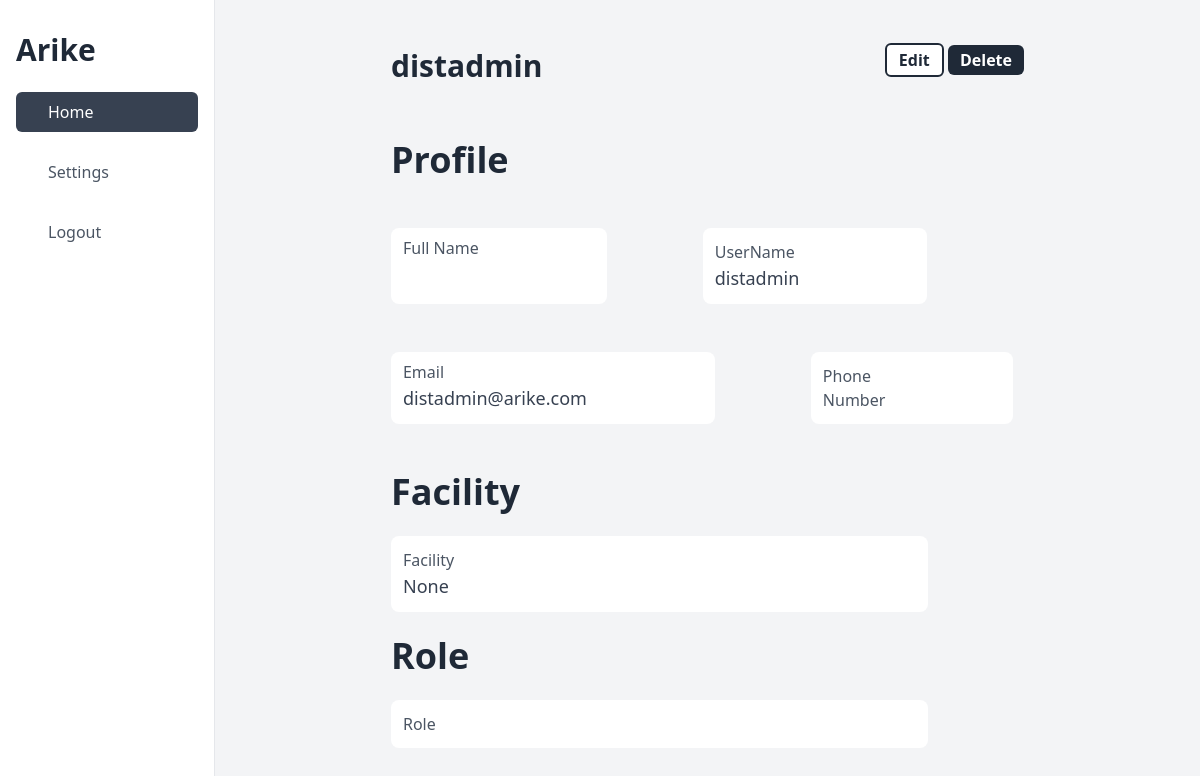
The app's page /detail/user/1, older data.
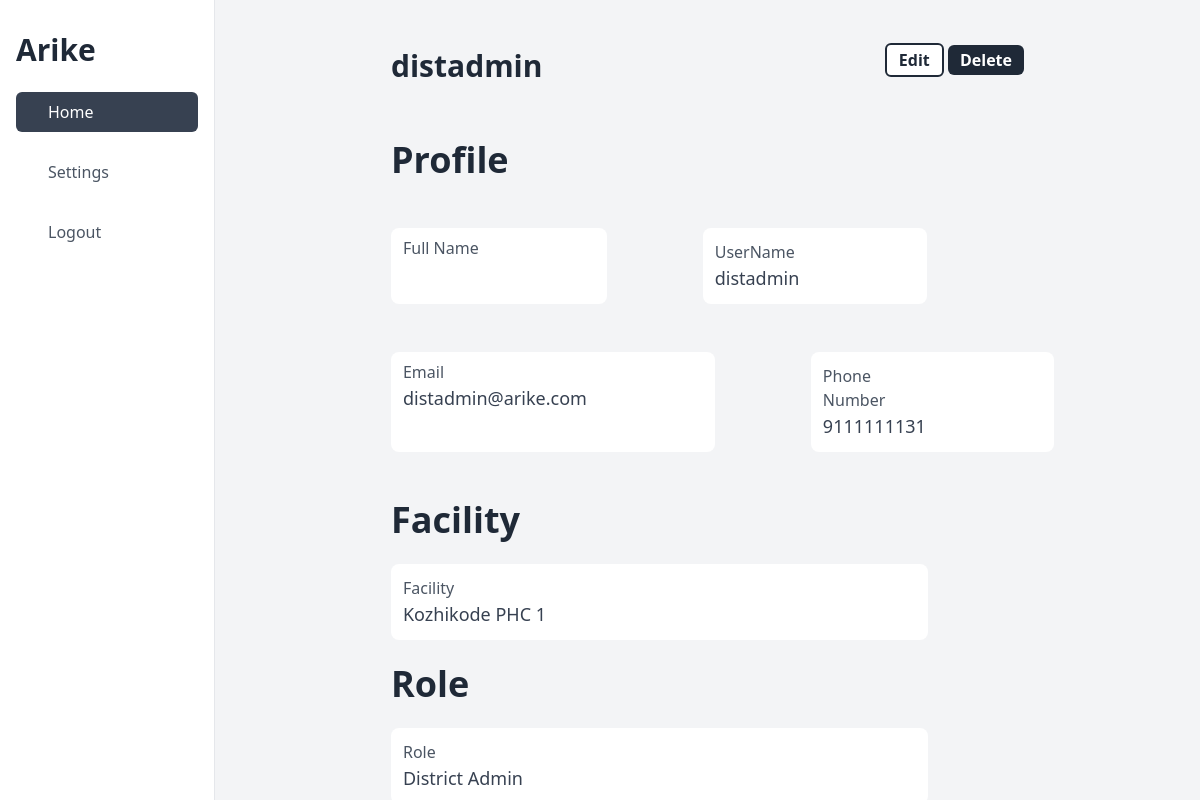
The same page, newer data.
### apps/models.py (models this page shows, shortened)
class CustomUser(AbstractUser):
    full_name = models.CharField(max_length=150, blank=True)
    role = models.CharField(choices=USER_ROLES, max_length=20, blank=False)
    phone = models.CharField(max_length=14, validators=[phone_number_regex])
    is_verified = models.BooleanField(default=True)
    district = models.ForeignKey(
        District, on_delete=models.PROTECT, blank=True, null=True
    )
    facility = models.ForeignKey(
        Facility, on_delete=models.PROTECT, blank=True, null=True
    )
    created_at = models.DateTimeField(auto_now_add=True)
    updated_at = models.DateTimeField(auto_now=True)
    deleted = models.BooleanField(default=False)

class Facility(models.Model):
    kind = models.CharField(max_length=10, choices=FACILITY_KIND)
    name = models.CharField(max_length=35)
    address = models.TextField(default="")
    pincode = models.CharField(max_length=6)
    phone = models.CharField(max_length=14, validators=[phone_number_regex])
    ward = models.ForeignKey(Ward, on_delete=models.PROTECT)
    created_at = models.DateTimeField(auto_now_add=True)
    updated_at = models.DateTimeField(auto_now=True)
    deleted = models.BooleanField(default=False)
    def __str__(self):
        return self.name

### apps/views.py (the view)
# urls.py: path("detail/user/<pk>", UserDetailView.as_view()),
class UserDetailView(DetailView):
    model = CustomUser
    template_name = "User/customuser_detail.html"

### templates/User/customuser_detail.html (shortened to what this page needs)
{% extends "base_dashboard.html" %}
{% block content %}
    <div class="flex justify-between  my-8">
        <h1 class="text-3xl font-bold text-gray-800">{{ object.username }}</h1>
        <div>
            <a class="bg-white text-gray-800 font-bold text-1xl px-3 py-1 rounded-md text-center border-2 border-gray-800" href="/update/user/{{ object.id }}">Edit</a>
            <a class="bg-gray-800 text-white font-bold text-1xl px-3 py-1 rounded-md text-center" href="/delete/user/{{ object.id }}">Delete</a>
        </div>
    </div>
    <div class="flex flex-col">
        <h1 class="text-gray-800 font-semibold text-4xl my-6">Profile</h1>
        <div class="flex flex-row justify-start my-6  ">
            <div class="bg-white pr-32 pl-3 py-2 rounded-lg mr-24">
                <p class="text-gray-600 font-light text-md">Full Name </p>
            </div>
            <div class="bg-white pr-32 pl-3 py-3 rounded-lg mr-24">
                <p class="text-gray-600 font-light text-md">UserName </p>
                <p class="text-gray-700 font-regular text-lg">{{ object.username }}</p>
            </div>
        </div>
        <div class="flex flex-row justify-start my-6 ">
            <div class="bg-white pr-32 pl-3 py-2 rounded-lg mr-24">
                <p class="text-gray-600 font-light text-md">Email </p>
                <p class="text-gray-700 font-regular text-lg">{{ object.email }}</p>
            </div>
            <div class="bg-white pr-32 pl-3 py-3 rounded-lg mr-24">
                <p class="text-gray-600 font-light text-md">Phone Number </p>
                <p class="text-gray-700 font-regular text-lg">{{ object.phone }}</p>
            </div>
        </div>
        <h1 class="text-gray-800 font-semibold text-4xl my-6">Facility</h1>
        <div class="bg-white pr-32 pl-3 py-3 rounded-lg mr-24">
            <p class="text-gray-600 font-light text-md">Facility </p>
            <p class="text-gray-700 font-regular text-lg">{{ object.facility }}</p>
        </div>
        <h1 class="text-gray-800 font-semibold text-4xl my-6">Role</h1>
        <div class="bg-white pr-32 pl-3 py-3 rounded-lg mr-24">
            <p class="text-gray-600 font-light text-md">Role </p>
            <p class="text-gray-700 font-regular text-lg">{{ object.role }}</p>
        </div>
    </div>
{% endblock content %}

Row changes from the older to the newer data that the page shows:
changed CustomUser "distadmin": phone (not shown) → "9111111131"; facility "None" → "Kozhikode PHC 1"; role (not shown) → "District Admin"
